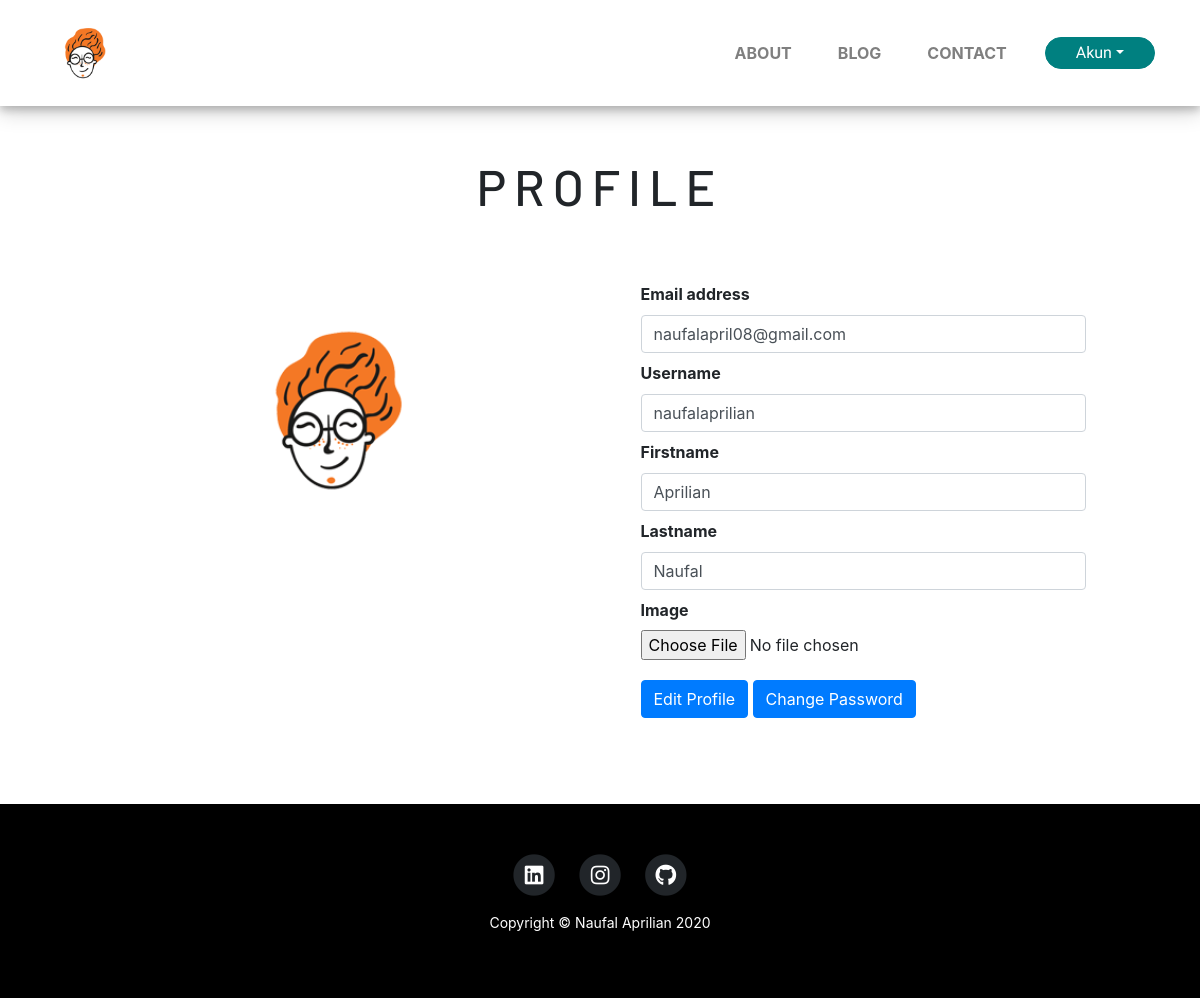
Screenshot of /profile.php (signed in) with the database file from the repository.
### tables this page shows
CREATE TABLE `logo` (
  `logo_id` int(11) NOT NULL,
  `logo_image` varchar(100) NOT NULL DEFAULT 'logo.png'
);

CREATE TABLE `users` (
  `user_id` int(3) NOT NULL,
  `user_username` varchar(255) NOT NULL,
  `user_password` varchar(255) NOT NULL,
  `user_firstname` varchar(255) NOT NULL,
  `user_lastname` varchar(255) NOT NULL,
  `user_email` varchar(255) NOT NULL,
  `user_image` varchar(100) NOT NULL DEFAULT 'default.png',
  `user_role` varchar(255) NOT NULL DEFAULT 'user',
  `token` text NOT NULL
);

### profile.php (the view, shortened to what this page needs)
<?php
    include 'includes/header.php';
    if (isset($_SESSION['user_username'])) {
        $user_id = $_SESSION['user_id'];
    }else {
        header("Location: index.php");
    }
?>
<body>
    <?php
        include 'includes/navigation.php';
    ?>
    <div class="container">
        <div class="row justify-content-center">
            <div class="col-lg-10 info_panel">
                <h1 class="head_info_about">PROFILE</h1>
            </div>
        </div>
        <?php
            $query = "SELECT * FROM users WHERE `user_id` = $user_id ";
            $select_user = mysqli_query($connection,$query);
            while($row = mysqli_fetch_assoc($select_user)){
                $user_username = $row['user_username'];
                $user_firstname = $row['user_firstname'];
                $user_lastname = $row['user_lastname'];
                $user_email = $row['user_email'];
                $user_image = $row['user_image'];
            }
        ?>
        <div class="row justify-content-center contact ">
            <div class="col-lg-5 contact_informasi text-center align-middle item-profile">
                <img class="media-object" src="images/profile/<?php echo $user_image ?>" alt="">
            </div>
            <div class="col-lg-5 contact_form">
                <form action="" method="post" enctype="multipart/form-data">
                    <div class="form-group">
                        <label for="user_email">Email address</label>
                        <input type="email" class="form-control" id="user_email" aria-describedby="emailHelp"
                            name="user_email" value="<?php echo $user_email ?>">
                        <label for="user_username">Username</label>
                        <input type="text" class="form-control" id="user_username" aria-describedby="emailHelp"
                            name="user_username" value="<?php echo $user_username ?>">
                        <label for="user_firstname">Firstname</label>
                        <input type="text" class="form-control" id="user_firstname" aria-describedby="emailHelp"
                            name="user_firstname" value="<?php echo $user_firstname ?>">
                        <label for="user_lastname">Lastname</label>
                        <input type="text" class="form-control" id="user_lastname" aria-describedby="emailHelp"
                            name="user_lastname" value="<?php echo $user_lastname ?>">
                        <label for="user_image">Image</label>
                        <br>
                        <input type="file" name="image">
                        <br>
                        <button type="submit" class="btn btn-primary" style="margin-top: 20px;" name="edit_profile">Edit Profile</button>
                        <button type="submit" class="btn btn-primary" style="margin-top: 20px;" name="change_password">Change Password</button>
                    </div>
                </form>
            </div>
        </div>
    </div>
    <?php
        include "includes/footer.php";
    ?>
</body>
</html>

### includes/navigation.php (shortened to what this page needs)
<?php
    $query = "SELECT * FROM logo WHERE logo_id = 1";
    $select_logo = mysqli_query($connection,$query);
    while ($row = mysqli_fetch_assoc($select_logo) ) {
        $logo_image = $row['logo_image'];
    }
?>
<nav class="navbar navbar-expand-lg navbar-light">
    <div class="container">
        <a class="navbar-brand" href="index.php" style=" margin:0"><img src="images/logo/<?php echo $logo_image ?>" alt="" style="height: 80px; width:auto ;"></a>
        <div class="collapse navbar-collapse" id="navbarNav">
            <ul class="navbar-nav ml-auto">
                <li class="nav-item">
                    <a class="nav-link" href="about.php">About </a>
                </li>
                <li class="nav-item">
                    <a class="nav-link" href="index.php">Blog</a>
                </li>
                <li class="nav-item">
                    <a class="nav-link" href="contact.php">Contact</a>
                </li>
                <?php
                    if (isset($_SESSION['user_username'])) { ?>
                    <li class="nav-item dropdown">
                        <a class="tombol btn btn-light dropdown-toggle" id="navbarDropdown" href="#" role="button" data-toggle="dropdown" aria-haspopup="true" aria-expanded="false">Akun</a>
                        </li>
                <?php }else { ?>
                    <li class="nav-item">
                        <a class="tombol btn btn-light" href="login.php">Login</a>
                    </li>
                <?php } ?>
            </ul>
        </div>
    </div>
</nav>

### css/style.css (style rules this page uses)
a { color: inherit; border-style: none; border-bottom: none; border: 0px; }
.navbar { box-shadow: 0 4px 8px 0 rgba(0, 0, 0, 0.2), 0 6px 20px 0 rgba(0, 0, 0, 0.19); }
.navbar-brand { font-family: Viga; font-size: 32px; margin-top: 10px; margin-bottom: 10px; }
.tombol { color: white !important; border-radius: 0px; background-color: teal !important; font-family: Viga; font-size: 16px; border: 1px solid teal !important; }
.contact { margin-top: 50px; text-align: center; }
.contact_form label { margin-top: 8px; font-weight: bold !important; }
.form-group { text-align: left !important; }
.form-control { margin-top: 1px; }
.info_panel .head_info_about { font-family: 'Barlow', sans-serif; letter-spacing: 5px; font-size: 50px; text-align: center; margin-top: 50px; letter-spacing: 8px; }
img.media-object { width: 80px; height: 80px; }
.item-profile img.media-object { width: 250px; height: 250px; }
.item-profile { width: 120; height: 120; height: auto; margin: 1px; padding: 1px; }
@media (min-width: 992px) { .nav-link { text-transform: uppercase; margin-right: 30px; font-weight: bold; } }
@media (min-width: 992px) { .tombol { border-radius: 1000px; padding: 3px 30px; font-size: 20px; background-color: teal !important; color: white !important; margin-top: 4px; font-family: Viga; font-size: 16px; border: 1px solid teal !important; } }
@media (min-width: 992px) { .contact { text-align: justify; } }
@media (min-width: 992px) { .contact .contact_informasi { text-align: justify; margin-right: 50px; margin-top: 10px; } }

### rows the page displays
logo: logo_image (placeholder picture)
users: user_image (placeholder picture), user_email "naufalapril08@gmail.com", user_username "naufalaprilian", user_firstname "Aprilian", user_lastname "Naufal"
